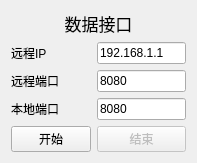
<?xml version="1.0" encoding="UTF-8"?>
<ui version="4.0">
 <class>UdpServer</class>
 <widget class="QWidget" name="UdpServer">
  <property name="geometry">
   <rect>
    <x>0</x>
    <y>0</y>
    <width>197</width>
    <height>159</height>
   </rect>
  </property>
  <property name="maximumSize">
   <size>
    <width>16777215</width>
    <height>200</height>
   </size>
  </property>
  <property name="windowTitle">
   <string>Form</string>
  </property>
  <layout class="QVBoxLayout" name="verticalLayout">
   <item>
    <widget class="QLabel" name="label_4">
     <property name="font">
      <font>
       <pointsize>13</pointsize>
      </font>
     </property>
     <property name="text">
      <string>数据接口</string>
     </property>
     <property name="alignment">
      <set>Qt::AlignCenter</set>
     </property>
    </widget>
   </item>
   <item>
    <layout class="QGridLayout" name="gridLayout">
     <item row="0" column="1">
      <widget class="QLineEdit" name="RomteIp">
       <property name="text">
        <string>192.168.1.1</string>
       </property>
      </widget>
     </item>
     <item row="2" column="0">
      <widget class="QLabel" name="label_3">
       <property name="text">
        <string>本地端口</string>
       </property>
      </widget>
     </item>
     <item row="0" column="0">
      <widget class="QLabel" name="label">
       <property name="text">
        <string>远程IP</string>
       </property>
      </widget>
     </item>
     <item row="2" column="1">
      <widget class="QLineEdit" name="LocalPort">
       <property name="text">
        <string>8080</string>
       </property>
      </widget>
     </item>
     <item row="1" column="1">
      <widget class="QLineEdit" name="RomtePort">
       <property name="text">
        <string>8080</string>
       </property>
      </widget>
     </item>
     <item row="1" column="0">
      <widget class="QLabel" name="label_2">
       <property name="text">
        <string>远程端口</string>
       </property>
      </widget>
     </item>
     <item row="3" column="0">
      <widget class="QPushButton" name="Connect">
       <property name="text">
        <string>开始</string>
       </property>
      </widget>
     </item>
     <item row="3" column="1">
      <widget class="QPushButton" name="Disconnect">
       <property name="enabled">
        <bool>false</bool>
       </property>
       <property name="text">
        <string>结束</string>
       </property>
      </widget>
     </item>
    </layout>
   </item>
  </layout>
 </widget>
 <resources/>
 <connections/>
</ui>
